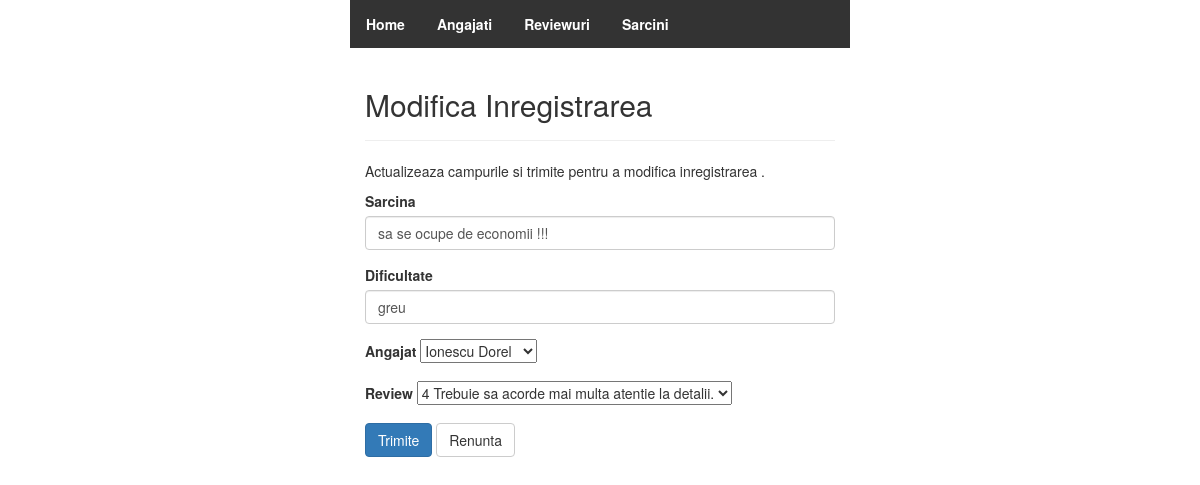
/project_php/sarcini/modifica.php?id=6, run on the app's committed database.
### tables this page shows
CREATE TABLE `sarcini` (
  `idsarcina` bigint NOT NULL,
  `idangajat` bigint DEFAULT NULL,
  `idreview` bigint DEFAULT NULL,
  `sarcina` text,
  `dificultate` text
);

CREATE TABLE `angajati` (
  `idangajat` bigint NOT NULL,
  `nume` varchar(45) DEFAULT NULL,
  `prenume` varchar(45) DEFAULT NULL,
  `functie` varchar(45) DEFAULT NULL,
  `experienta` int DEFAULT NULL,
  `salariu` float DEFAULT NULL
);

CREATE TABLE `reviewuri` (
  `idreview` bigint NOT NULL,
  `rating` int DEFAULT NULL,
  `comentariu` text,
  `data` date DEFAULT NULL
);

### project_php/sarcini/modifica.php (the view, shortened to what this page needs)
<?php
require_once "../config.php";
$sarcina = $dificultate = $idangajat = $idreview ="";
$sarcina_err = $dificultate_err = $idangajat_err = $idreview_err = "";
if(isset($_POST["id"]) && !empty($_POST["id"])){
    $id = $_POST["id"];
    $input = trim($_POST["sarcina"]);
    if(empty($input)){
        $sarcina_err = "Completati denumirea sarcinei.";
    } else{
        $sarcina = $input;
    }
    $input = trim($_POST["dificultate"]);
    if(empty($input)){
        $dificultate_err = "Completati dificultatea.";
    } else{
        $dificultate = $input;
    }
    $input = trim($_POST["idangajat"]);
    if(empty($input)){
        $idangajat_err = "Selectati angajatul.";
    } else{
        $idangajat = $input;
    }
    $input = trim($_POST["idreview"]);
    if(empty($input)){
        $idreview_err = "Selectati review.";
    } else{
        $idreview = $input;
    }
    if(empty($sarcina_err) && empty($dificultate_err)){
        $sql = "UPDATE sarcini SET sarcina=?, dificultate=?, idangajat=?, idreview=? WHERE idsarcina=?";
        if($stmt = mysqli_prepare($link, $sql)){
            mysqli_stmt_bind_param($stmt, "ssiii", $param_sarcina, $param_dificultate, $param_angajat, $param_review, $param_id);
            $param_sarcina = $sarcina;
            $param_dificultate = $dificultate;
            $param_angajat = $idangajat;
            $param_review = $idreview;
            $param_id = $id;
            if(mysqli_stmt_execute($stmt)){
                header("location: index.php");
                exit();
            } else{
                echo "EROARE: Nu se poate executa $sql. " . mysqli_error($link);
            }
        }
        mysqli_stmt_close($stmt);
    }
    mysqli_close($link);
} else{
    if(isset($_GET["id"]) && !empty(trim($_GET["id"]))){
        $sql = "SELECT * FROM sarcini WHERE idsarcina = ?";
        if($stmt = mysqli_prepare($link, $sql)){
            mysqli_stmt_bind_param($stmt, "i", $param_id);
            if(mysqli_stmt_execute($stmt)){
                $result = mysqli_stmt_get_result($stmt);
                if(mysqli_num_rows($result) == 1){
                    $row = mysqli_fetch_assoc($result);
                    $sarcina = $row["sarcina"];
                    $dificultate = $row["dificultate"];
                } else{
                    header("location: ../eroare.php");
                    exit();
                }
            } else{
                echo "EROARE: Nu se poate executa $sql. " . mysqli_error($link);
            }
        }
    }  else{
        header("location: ../eroare.php");
        exit();
    }
}
?>
<!DOCTYPE html>
<html lang="en">
<head>
    <link rel="stylesheet" href="https://maxcdn.bootstrapcdn.com/bootstrap/3.3.7/css/bootstrap.css">
    <link rel="stylesheet" href="../main.css">
</head>
<body>
    <div class="wrapper">
        <ul>
            <li><a href="../"><strong>Home</strong></a> </li>
            <li><a href="../angajati"><strong>Angajati</strong></a> </li>
            <li><a href="../reviewuri"><strong>Reviewuri</strong></a> </li>
            <li><a href="../sarcini"><strong>Sarcini</strong></a> </li>
        </ul>
        <div class="container-fluid">
            <div class="row">
                <div class="col-md-12">
                    <div class="page-header">
                        <h2>Modifica Inregistrarea</h2>
                    </div>
                    <p>Actualizeaza campurile si trimite pentru a modifica inregistrarea .</p>
                    <form action="<?php echo htmlspecialchars(basename($_SERVER['REQUEST_URI'])); ?>" method="post">
                        <div class="form-group <?php echo (!empty($sarcina_err)) ? 'has-error' : ''; ?>">
                            <label>Sarcina</label>
                            <input name="sarcina" type="text" class="form-control" value="<?php echo $sarcina; ?>">
                        </div>
                        <div class="form-group <?php echo (!empty($dificultate_err)) ? 'has-error' : ''; ?>">
                            <label>Dificultate</label>
                            <input name="dificultate" type="text" class="form-control" value="<?php echo $dificultate; ?>">
                        </div>
                        <div class="form-group <?php echo (!empty($angajat_err)) ? 'has-error' : ''; ?>">
                            <label>Angajat</label>
                            <select name="idangajat" id="idangajat"/>
                                <?php $s="select * from angajati";
                                $q=mysqli_query($link, $s) or die($s);
                                while($rw=mysqli_fetch_array($q))
                                { ?>
                                <option value="<?php echo $rw['idangajat']; ?>"<?php if($row['idangajat']==$rw['idangajat']) echo 'selected="selected"'; ?>><?php echo $rw['nume'].' '.$rw['prenume']; ?></option>
                                <?php } ?>
                        </div>
                        <div class="form-group <?php echo (!empty($review_err)) ? 'has-error' : ''; ?>">
                            <label>Review</label>
                            <select name="idreview" id="idreview"/>
                                <?php $s="select * from reviewuri";
                                $q=mysqli_query($link, $s) or die($s);
                                while($rw=mysqli_fetch_array($q))
                                { ?>
                                <option value="<?php echo $rw['idreview']; ?>"<?php if($row['idreview']==$rw['idreview']) echo 'selected="selected"'; ?>><?php echo $rw['rating'].' '.$rw['comentariu']; ?></option>
                                <?php } ?>
                        </div>
                        <input type="submit" class="btn btn-primary" value="Trimite">
                        <a href="index.php" class="btn btn-default">Renunta</a>
                    </form>
                </div>
            </div>
        </div>
    </div>
</body>
</html>

### project_php/main.css (style rules this page uses)
.wrapper { width: 500px; margin: 0 auto; }
ul { list-style-type: none; margin: 0; padding: 0; overflow: hidden; background-color: #333; }
li { float: left }
li a { display: block; color: white; text-align: center; padding: 14px 16px; text-decoration: none }

### data on the page
sarcini: sarcina "sa se ocupe de economii !!!", dificultate "greu", idangajat "Ionescu Dorel", idreview "4 Trebuie sa acorde mai multa atentie la detalii."
